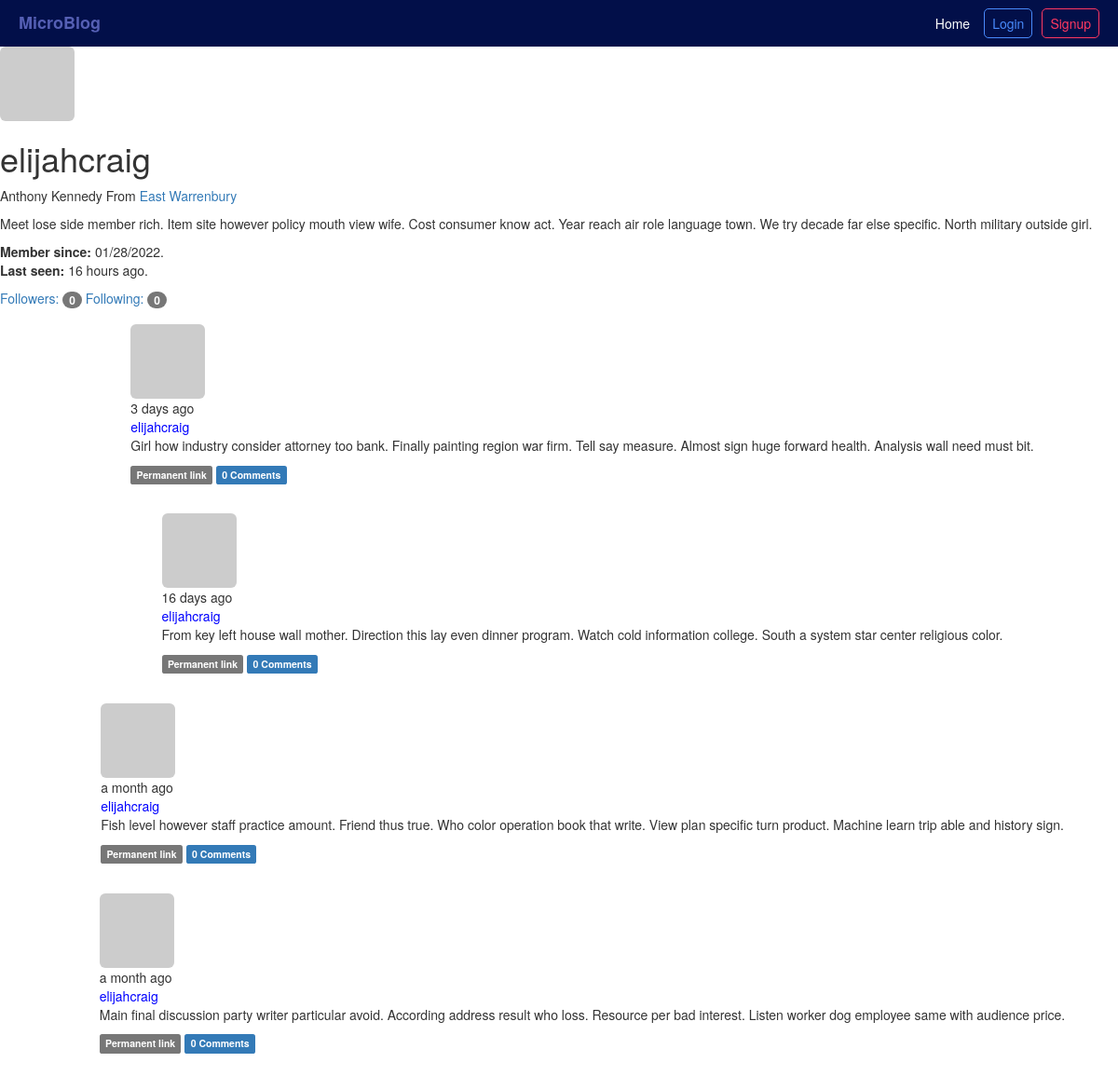
Screenshot of /user/elijahcraig with the database file from the repository.
### app/models.py (models this page shows, shortened)
class User(UserMixin,db.Model):
    __tablename__='users'
    id=db.Column(db.Integer,primary_key=True,autoincrement=True)
    email=db.Column(db.String(64),unique=True,index=True)
    name=db.Column(db.String(64))
    username=db.Column(db.String(64),unique=True,index=True)
    password_hash=db.Column(db.String(128))
    confirmed=db.Column(db.Boolean,default=False)
    location=db.Column(db.String(64))
    about_me=db.Column(db.Text())
    member_since=db.Column(db.DateTime(),default=datetime.utcnow)
    last_seen=db.Column(db.DateTime(),default=datetime.utcnow)
    avatar_hash=db.Column(db.String(64))
    role_id=db.Column(db.Integer,db.ForeignKey('roles.id'))
    posts=db.relationship('Post',backref='author',lazy='dynamic')
    followed=db.relationship('Follow',foreign_keys=[Follow.follower_id],backref=db.backref('follower', lazy='joined'), lazy='dynamic', cascade='all, delete-orphan')
    followers = db.relationship('Follow', foreign_keys=[Follow.followed_id], backref=db.backref('followed', lazy='joined'), lazy='dynamic', cascade='all, delete-orphan')
    comments=db.relationship('Comment',backref='author',lazy='dynamic')
    @property
    def password(self):
        raise AttributeError('Password is not a readable attribute')
    def gravatar(self,size=100,default='identicon',rating='g'):
        if request.is_secure:
            url = 'https://secure.gravatar.com/avatar'
        else:
            url = 'http://www.gravatar.com/avatar'
        hash = hashlib.md5(self.email.lower().encode('utf-8')).hexdigest()
        return '{url}/{hash}?s={size}&d={default}&r={rating}'.format(url=url, hash=hash, size=size, default=default, rating=rating)

class Post(db.Model):
    __tablename__='posts'
    id=db.Column(db.Integer,primary_key=True)
    body=db.Column(db.Text)
    timestamp=db.Column(db.DateTime,index=True,default=datetime.utcnow)
    body_html=db.Column(db.Text)
    author_id=db.Column(db.Integer,db.ForeignKey('users.id'))
    comments=db.relationship('Comment',backref='post',lazy='dynamic')

### app/main/views.py (the view)
@main.route('/user/<username>')
def user(username):
    user=User.query.filter_by(username=username).first_or_404()
    if user is None:
        abort(404)
    posts=user.posts.order_by(Post.timestamp.desc()).all()
    return render_template('user.html',user=user,posts=posts)

### app/main/__init__.py (called while the page is built)
@main.app_context_processor
def inject_permission():
    return dict(Permission=Permission)

### app/main/views.py (called while the page is built)
@main.after_app_request
def after_request(response):
    for query in get_debug_queries():
        if query.duration >= current_app.config['MICROBLOG_SLOW_DB_QUERY_TIME']:
            current_app.logger.warning('Slow query: %s\nParameters: %s\nDuration: %fs\nContext: %s\n'% (query.statement, query.parameters, query.duration, query.context))
    return response

@main.before_app_request
def before_request():
    if current_user.is_authenticated and not current_user.confirmed and request.blueprint !='main' and request.endpoint !='static':
        return redirect(url_for('main.unconfirmed'))

@main.before_app_request
def before_request():
    if current_user.is_authenticated:
        current_user.ping()
        if not current_user.confirmed and request.endpoint and request.blueprint !='main' and request.endpoint != 'static':
            return redirect(url_for('main.unconfirmed'))

### app/models.py (called while the page is built)
    def can(self,permissions):
        return False

    def is_administrator(self):
        return False

### app/templates/user.html (shortened to what this page needs)
{%extends "base.html"%}
{%block content%}
    <img class="img-rounded profile-thumbnail" src="{{user.gravatar(size=256)}}"
    <div class="page-header">
        <h1>{{ user.username }}</h1>
        {% if user.name or user.location %}
        <p>
            {% if user.name %}{{ user.name }}{% endif %}
            {% if user.location %}
                From <a href="http://maps.google.com/?q={{ user.location }}" target="blank">{{ user.location }}</a>
            {% endif %}
            </p>
        {% endif %}
        {% if user.about_me %}<p>{{ user.about_me }}</p>{% endif %}
        <p>
            <b>Member since:</b> {{ moment(user.member_since).format('L') }}.
            <br/>
            <b>Last seen:</b> {{ moment(user.last_seen).fromNow() }}.
        </p>
        <a href="{{ url_for('main.followers', username=user.username) }}">Followers: <span class="badge">{{ user.followers.count()-1 }}</span>
        </a>
        <a href="{{ url_for('main.followed_by', username=user.username) }}">Following: <span class="badge">{{ user.followed.count() -1 }}</span>
        </a>
    {%include '_posts.html'%}
{%endblock%}

### app/templates/_posts.html (shortened to what this page needs)
<ul class="posts">
{% for post in posts %}
    <li class="post">
        <div class="profile-thumbnail">
            <a href="{{ url_for('main.user', username=post.author.username) }}"><img class="img-rounded profile-thumbnail" src="{{ post.author.gravatar(size=40) }}"></a>
        </div>
        <div class="post-date">
            {{ moment(post.timestamp).fromNow() }}
        </div>
        <div class="post-author">
            <a href="{{ url_for('main.user', username=post.author.username) }}"> {{ post.author.username }}</a>
        </div>
        <div class="post-body">
            {% if post.body_html %}
                {{ post.body_html | safe }}
            {% else %}
                {{ post.body }}
            {% endif %}
            <div class="post-footer">
                <a href="{{ url_for('main.post', id=post.id) }}"><span class="label label-default">Permanent link</span></a>
                <a href="{{ url_for('main.post', id=post.id) }}#comments">
                    <span class="label label-primary">{{ post.comments.count() }} Comments</span>
                </a>
            </div>
        </div>
    </li>
{% endfor %}
</ul>

### app/static/styles/styles.css (style rules this page uses)
:root { box-sizing: border-box; }
body { font: 'Ariel', 'sans-serif'; }
.nav-tabs>li, .post-author>a { color: blue !important; }
ul { list-style: none; height: 100%; display: flex; align-items: center; justify-content: space-around; }
ul a { color: white; }
ul li { padding: 5px; margin-left: 10px; }
.posts { display: flex; flex-direction: column; }
.post { flex: 1; padding: 1.2em; align-items: left; }

### rows the page displays
User: username "elijahcraig", name "Anthony Kennedy", location "East Warrenbury", about_me "Meet lose side member rich. Item site however policy mouth view wife. Cost consumer know act. Year reach air role language town. We try decade far else specific. North military outside girl.", member_since "01/28/2022", last_seen "16 hours ago"
Post: timestamp "3 days ago", author.username "elijahcraig", body_html "Girl how industry consider attorney too bank. Finally painting region war firm. Tell say measure. Almost sign huge forward health. Analysis wall need must bit.", comments.count "0"
Post: timestamp "16 days ago", author.username "elijahcraig", body_html "From key left house wall mother. Direction this lay even dinner program. Watch cold information college. South a system star center religious color.", comments.count "0"
Post: timestamp "a month ago", author.username "elijahcraig", body_html "Fish level however staff practice amount. Friend thus true. Who color operation book that write. View plan specific turn product. Machine learn trip able and history sign.", comments.count "0"
Post: timestamp "a month ago", author.username "elijahcraig", body_html "Main final discussion party writer particular avoid. According address result who loss. Resource per bad interest. Listen worker dog employee same with audience price.", comments.count "0"

### other values shown
{{ user.followers.count()-1 }} "0"
{{ user.followed.count() -1 }} "0"
